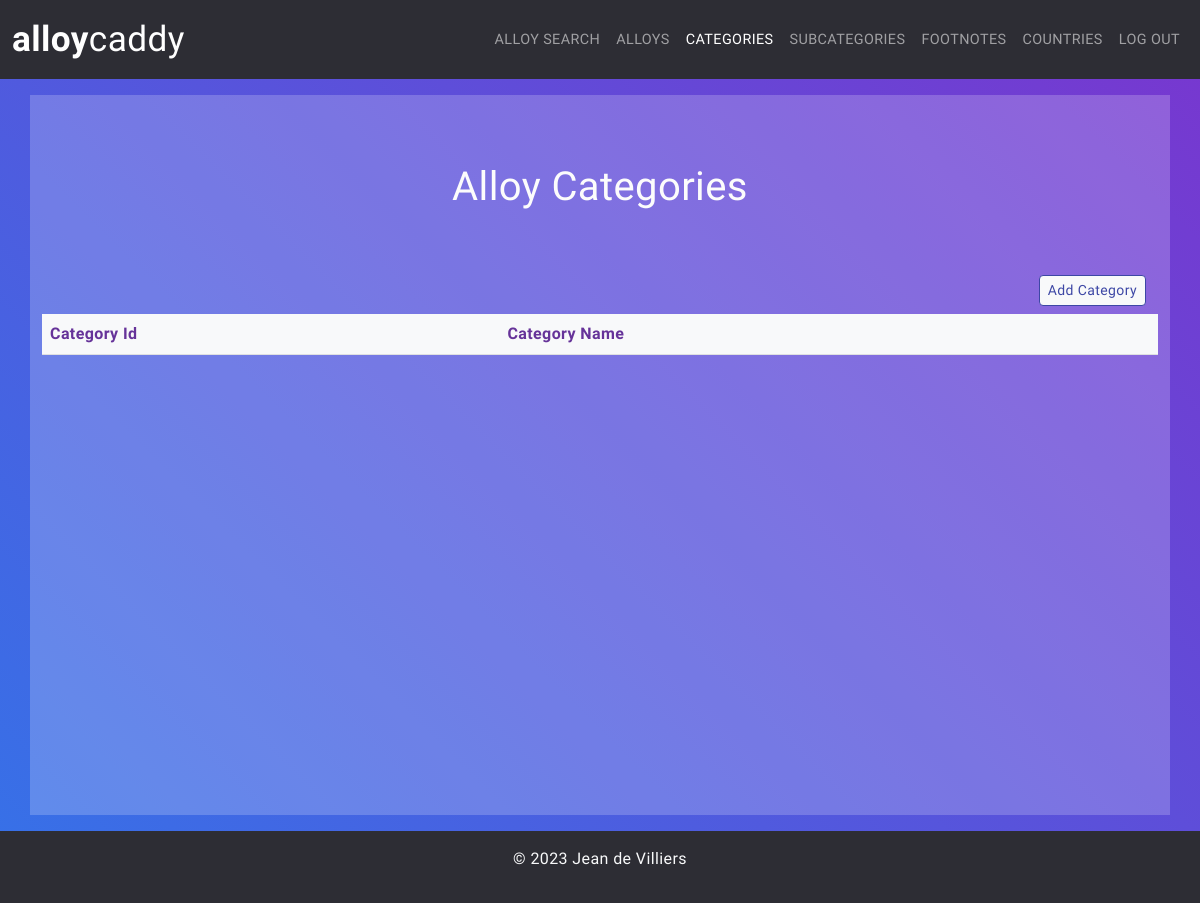
/categories/ (signed in), run on an earlier commit of the app's database.
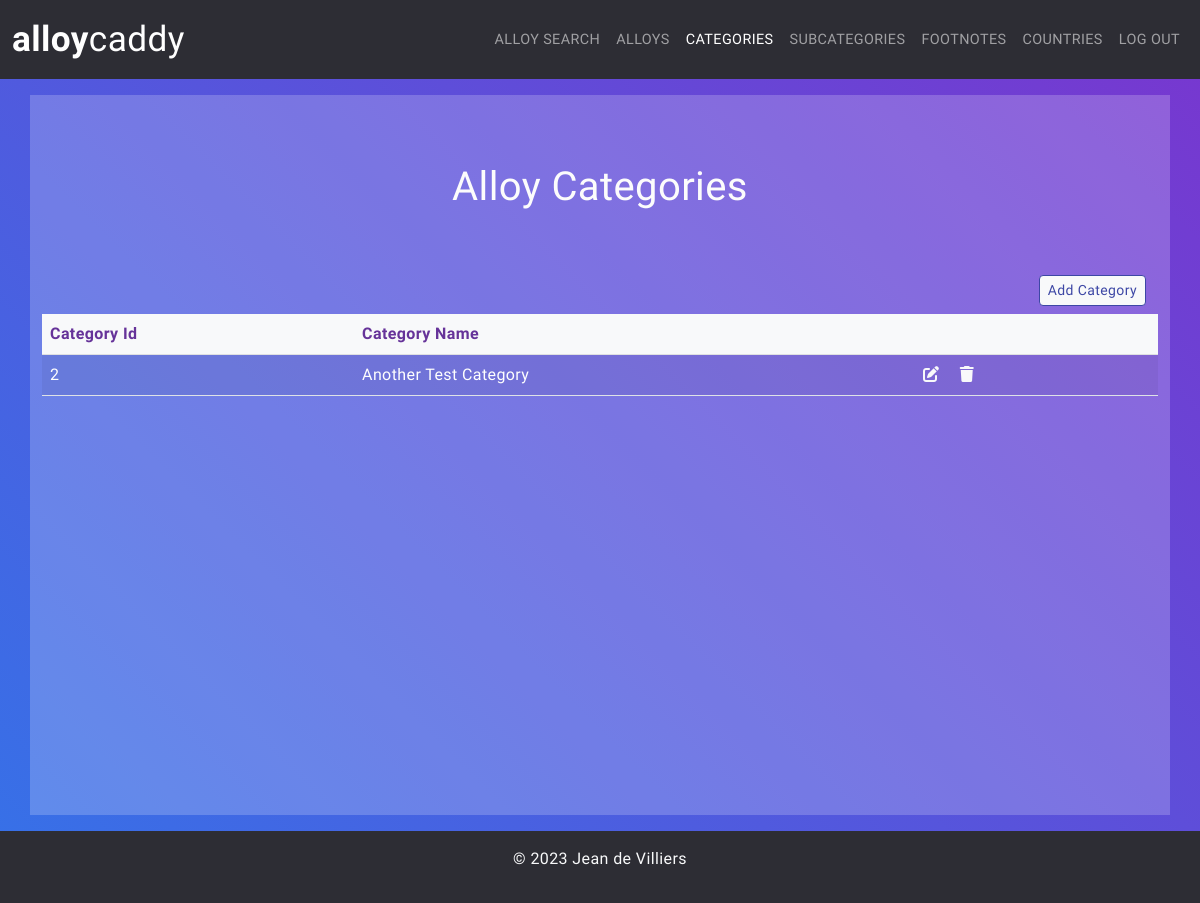
And on a later commit of the database.
### alloylookup/models.py (models this page shows, shortened)
class Category(models.Model):
    class Meta:
        verbose_name_plural = "Categories"
    category_id = models.IntegerField(
        null=False,
        blank=False,
        unique=True
    )
    category_name = models.CharField(
        max_length=300,
        null=False,
        blank=False
    )

### alloylookup/views.py (the view)
# urls.py: path('categories/', views.get_categories_list, name='get_categories_list'),
@login_required(login_url='account_login')
def get_categories_list(request):
    page_title = "Alloy Categories"
    categories = Category.objects.all().order_by('id')
    context = {
        "categories": categories,
        "page_title": page_title
    }
    return render(
        request,
        'alloylookup/categories_list.html',
        context
        )

### alloylookup/templates/alloylookup/categories_list.html
{% extends 'alloylookup/base.html' %}
{% block content %}
<div class="container">
    <div class="row">
        <div class="col d-flex p-2 justify-content-center">
            <h1>{{ page_title }}</h1>
        </div>
    </div>
    <div class="row">
        <div class="col d-flex justify-content-end py-2">
            {% if request.user.is_staff %}
                <a class="btn btn-sm btn-outline-primary ms-2 btn-light" aria-current="page" href="{% url 'create_category' %}">Add Category</a>
            {% endif %}
        </div>
    </div>
</div>
<div class="table-responsive">
    <table class="table table-striped table-responsive">
        <thead class="table-light">
            <tr>
                <th scope="col">Category Id</th>
                <th scope="col">Category Name</th>
                <th></th>
            </tr>
        </thead>
        <tbody>
            {% for category in categories %}
                <tr>
                    <td>{{ category.category_id }}</td>
                    <td>
                        {{ category.category_name }}
                    </td>
                    <td>
                        <a title="Update Category" class="p-2 bd-highlight text-light" role="button" aria-label="Update Category" href="{% url 'update_category' category.id %}">
                            <i class="fa fa-pen-to-square"></i>
                        </a>
                        <a title="Delete Category" class="p-2 bd-highlight text-light" role="button" aria-label="Delete Category" href="{% url 'delete_category' category.id %}">
                            <i class="fa fa-trash"></i>
                        </a>
                    </td>
                </tr>
            {% endfor %}
        </tbody>
    </table>
</div>
{% endblock %}

What changed in the data, as far as the page shows it:
added Category: category_id "2", category_name "Another Test Category"
